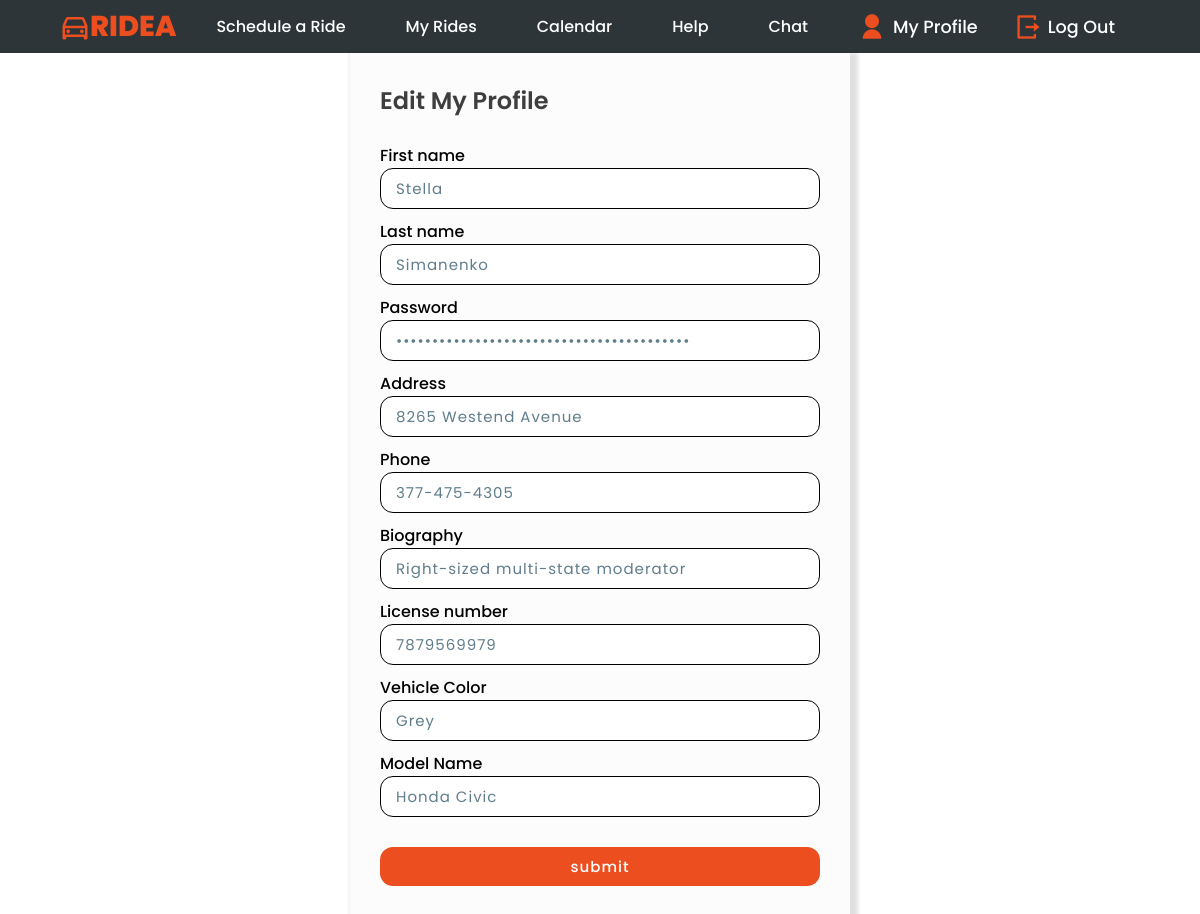
The app's page /driver_edit.php (signed in) with its own data.
### tables this page shows
CREATE TABLE DRIVER (
   DriverID INT AUTO_INCREMENT,
   fname VARCHAR(50) NOT NULL,
   lname VARCHAR(50) NOT NULL,
   address VARCHAR(255),
   phone VARCHAR(20),
   email VARCHAR(255) NOT NULL,
   password VARCHAR(250) NOT NULL,
   biography TEXT,
   license_number VARCHAR(20) NOT NULL,
   license_photo VARCHAR(255),
   color VARCHAR(50) NOT NULL,
   model_name VARCHAR(50) NOT NULL,
   PRIMARY KEY (DriverID)
);

### driver_edit.php (the view, shortened to what this page needs)
<?php
    $conn = mysqli_connect(DB_SERVER, DB_USERNAME, DB_PASSWORD, DB_NAME);
    $email = $_SESSION['login'];
    $sql = "SELECT * FROM DRIVER WHERE email='$email'";
    $result = $conn->query($sql);
    if ($result->num_rows > 0) {
        while($row = $result->fetch_assoc()) {
            $fname = $row["fname"];
            $lname = $row["lname"];
            $password = $row["password"];
            $address = $row["address"];
            $phone = $row["phone"];
            $biography = $row["biography"];
            $license_number = $row["license_number"];
            $color = $row["color"];
            $model_name = $row["model_name"];
            }
      }
      else {
            echo "No records has been found";
      }
?>
<!DOCTYPE html>
<html lang="en">
    <head>
        <link href="https://cdn.jsdelivr.net/npm/remixicon@2.5.0/fonts/remixicon.css" rel="stylesheet">
        <link rel="stylesheet" href="https://unpkg.com/boxicons@latest/css/boxicons.min.css">
        <link rel="stylesheet" href="path/to/font-awesome/css/font-awesome.min.css">
    </head>
    <body>
        <?php include 'includes/nav.php'; ?>
        <div class="wrapper">
            <div class="title">
                Edit My Profile
            </div>
            <form method="post" action="driver_edit.php" >
                <div class="inputbox">
                    <span>First name</span>
                    <input class="reg_box" type='text' name = "fname" value="<?php echo $fname;?>">
                </div>
                <div class="inputbox">
                    <span>Last name</span>
                    <input class="reg_box" type='text' name = "lname" value="<?php echo $lname;?>">
                </div>
                <div class="inputbox">
                    <span>Password </span>
                <input class="reg_box" type='password' name = "password" value="<?php echo $password;?>">
                </div>
                <div class="inputbox">
                    <span>Address </span>
                <input class="reg_box" type='text' name = "address" size="40" value="<?php echo $address;?>">
                </div>
                <div class="inputbox">
                    <span>Phone</span>
                <input class="reg_box" type='tel' name = "phone" pattern="[0-9]{3}-[0-9]{3}-[0-9]{4}" size="40" value="<?php echo $phone;?>">
                </div>
                <div class="inputbox">
                    <span>Biography</span>
                <input class="reg_box" type='text' name = "biography" size="40" value="<?php echo $biography;?>">
                </div>
                <div class="inputbox">
                    <span>License number</span>
                <input class="reg_box" type='text' name = "license_number" size="40" value="<?php echo $license_number;?>">
                </div>
                <div class="inputbox">
                    <span>Vehicle Color</span>
                <input class="reg_box" type='text' name = "color" size="40" value="<?php echo $color;?>">
                </div>
                <div class="inputbox">
                    <span>Model Name</span>
                <input class="reg_box" type='text' name = "model_name" size="40" value="<?php echo $model_name;?>">
                </div>
                <div class="inputbox">
                    <input type="submit" name="submit" value="submit" class="btn">
                </div>
            </form>
        </div>
    </body>
</html>

### records on screen
driver: fname "Stella", lname "Simanenko", address "8265 Westend Avenue", phone "377-475-4305", biography "Right-sized multi-state moderator", license_number "7879569979", color "Grey", model_name "Honda Civic"
